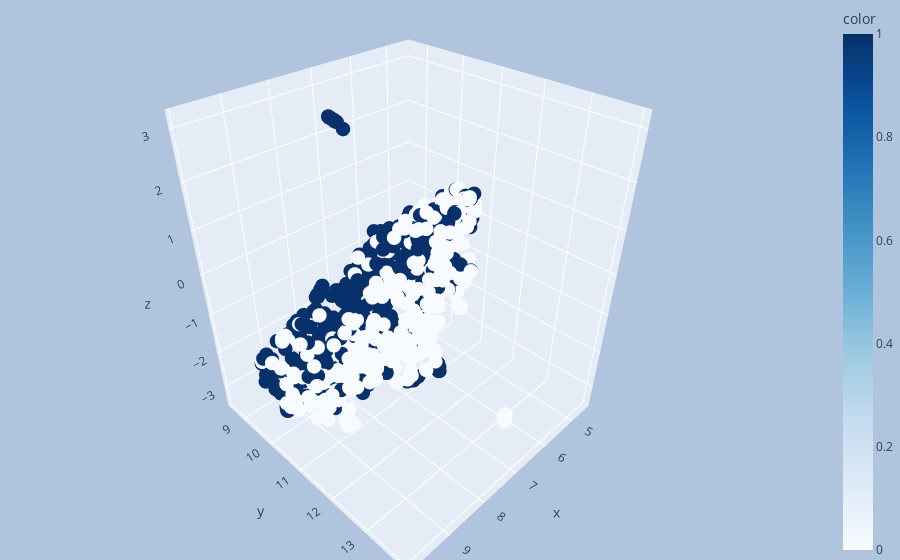

The notebook cell saved with this chart:
### Code cell
data = data_arr
color = label
fig = draw_umap(n_components=3, size = 5, title='UMAP Transformation of Patients')
# fig.write_html("plots/UMAP_original data.html")
fig.write_html("plots/UMAP_pct data.html")

### Figure 1 — Plotly figure (JSON) as saved in the notebook; plotly's stock layout.template omitted (floating-point values rounded to 4 significant figures; data arrays with more than 128 entries replaced by an {"elided": "..."} marker saying what was removed)
{"data": [{"hovertemplate": "x=%{x}<br>y=%{y}<br>z=%{z}<br>color=%{marker.color}<extra></extra>", "legendgroup": "", "marker": {"color": {"elided": "897 int values"}, "coloraxis": "coloraxis", "line": {"width": 0}, "size": 5, "symbol": "circle"}, "mode": "markers", "name": "", "scene": "scene", "showlegend": false, "type": "scatter3d", "x": {"elided": "897 float values"}, "y": {"elided": "897 float values"}, "z": {"elided": "897 float values"}}], "layout": {"coloraxis": {"colorbar": {"title": {"text": "color"}}, "colorscale": [[0, "rgb(247,251,255)"], [0.125, "rgb(222,235,247)"], [0.25, "rgb(198,219,239)"], [0.375, "rgb(158,202,225)"], [0.5, "rgb(107,174,214)"], [0.625, "rgb(66,146,198)"], [0.75, "rgb(33,113,181)"], [0.875, "rgb(8,81,156)"], [1, "rgb(8,48,107)"]]}, "legend": {"tracegroupgap": 0}, "margin": {"b": 0, "l": 0, "r": 0, "t": 0}, "paper_bgcolor": "LightSteelBlue", "scene": {"domain": {"x": [0, 1], "y": [0, 1]}, "xaxis": {"title": {"text": "x"}}, "yaxis": {"title": {"text": "y"}}, "zaxis": {"title": {"text": "z"}}}, "title": {"text": "UMAP Transformation of Patients"}}}
